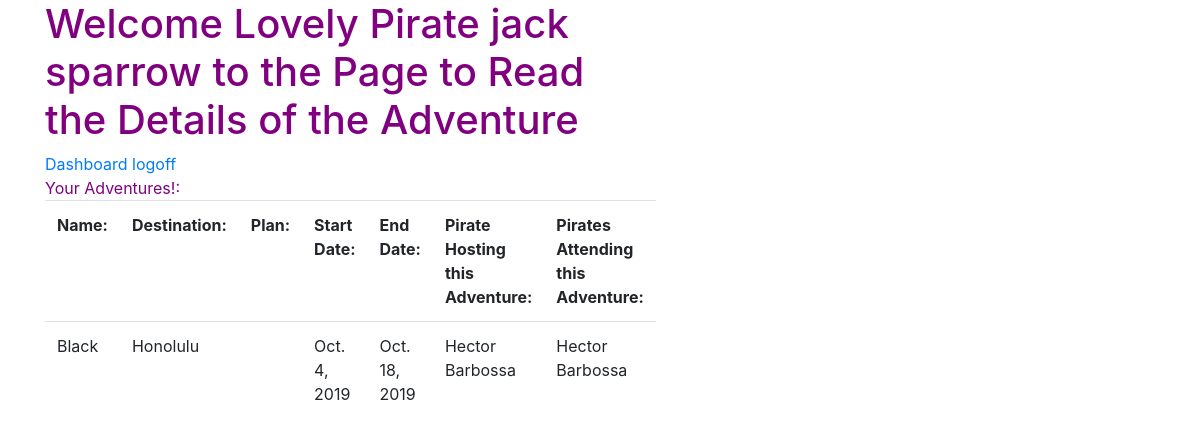
/pirates_adventure/adventures/1 (signed in), run on an earlier commit of the app's database.
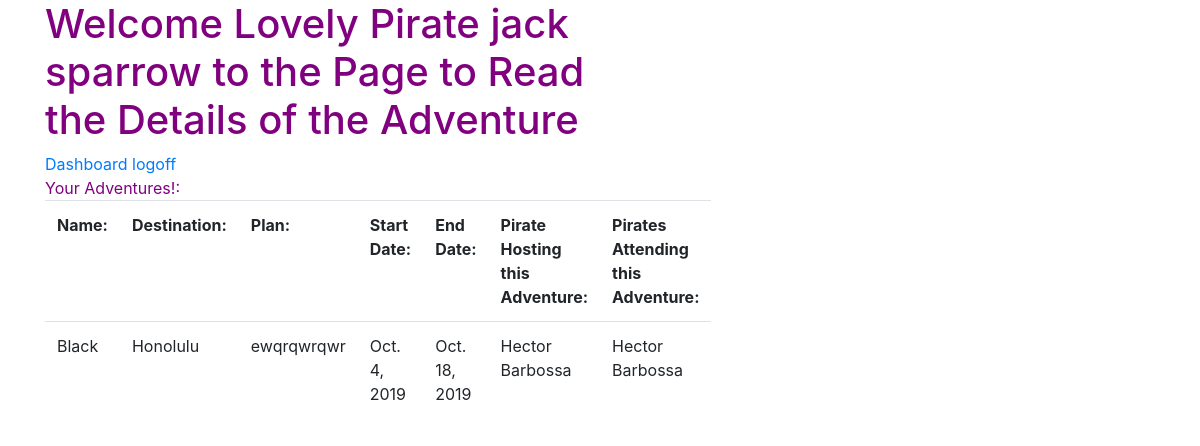
And on a later commit of the database.
### adventure_app/models.py (models this page shows)
class Adventure(models.Model):
    name = models.CharField(max_length=45)
    attending_adventure = models.ManyToManyField(User, related_name="pirates_attending_adventures_list", default = "")
    hosting_adventure = models.ForeignKey(User, related_name="pirates_hosting_adventures_list", default = "")
    destination = models.CharField(max_length = 255)
    start_date = models.DateField()
    end_date = models.DateField()
    plan = models.TextField()
    created_at = models.DateTimeField(auto_now_add=True)
    updated_at = models.DateTimeField(auto_now=True)
    objects = AdventureManager()

### log_reg_adventure_app/models.py (models this page shows)
class User(models.Model):
    first_name = models.CharField(max_length=45)
    last_name = models.CharField(max_length=45)
    alias = models.CharField(max_length=45)
    email = models.CharField(max_length=45)
    password = models.CharField(max_length=255)
    birthday = models.DateField()
    created_at = models.DateTimeField(auto_now_add=True)
    updated_at = models.DateTimeField(auto_now=True)
    objects = LoginManager()

### adventure_app/views.py (the view)
# urls.py: url(r'^adventures/(?P<adventure_id>\d+)$', views.Read),
def Read(request, adventure_id):
    if 'user_id' not in request.session:
        return redirect('/')
    this_pirate_id = request.session["user_id"]
    this_pirate = User.objects.get(id=this_pirate_id)
    this_adventure = Adventure.objects.get(id=adventure_id)
    attend_list = this_adventure.attending_adventure
    host_list = this_adventure.hosting_adventure
    context = {
        'this_pirate_template': this_pirate,
        'this_adv_template': this_adventure,
        'attend_list_template': attend_list,
        'host_list_template': host_list,
    }
    return render(request, "adventure_app/read.html", context)

### adventure_app/templates/adventure_app/read.html (shortened to what this page needs)
<!DOCTYPE html>
<html>
<head>
<link rel="stylesheet" href="https://stackpath.bootstrapcdn.com/bootstrap/4.3.1/css/bootstrap.min.css">
{% load static %}
<link rel="stylesheet" href="{% static 'adventure_app/css/style.css' %}">
</head>
<body>
<div class = "container" >
    <div class = "text_left">
       <div class="row">
           <div class="col-6">
                <h1>Welcome Lovely Pirate {{this_pirate_template.first_name}} {{this_pirate_template.last_name}}  to the Page to Read the Details of the Adventure</h1>
            </div>
       </div>
       <div class="row">
            <div class="col-6">
                    <a href="/pirates_adventure/dashboard">Dashboard</a>
                    <a href= "/logout"> logoff</a>
            </div>
        </div>
    </div>
    <div class = "middle">
        <div class="row">
            <div class="col-6">
                <table class = "table">
                        <th>Name:  </th>
                        <th>Destination:  </th>
                        <th>Plan:  </th>
                        <th>Start Date:  </th>
                        <th>End Date:  </th>
                        <th>Pirate Hosting this Adventure:  </th>
                        <th>Pirates Attending this Adventure:  </th>
                        <tr>
                            <td>{{this_adv_template.name}}</td>
                            <td>{{this_adv_template.destination}}</td>
                            <td>{{this_adv_template.plan}}</td>
                            <td>{{this_adv_template.start_date}}</td>
                            <td>{{this_adv_template.end_date}}</td>
                            <td>{{this_adv_template.hosting_adventure.first_name}}  {{this_adv_template.hosting_adventure.last_name}}</td>
                            <td>{% for b in this_adv_template.attending_adventure.all %}
                                    {{b.first_name}}  {{b.last_name}}
                                {% endfor %}
                            </td>                        </tr>
                     </table>
            </div>
        </div>
    </div>
</div>
</body>
</html>

What changed in the data, as far as the page shows it:
changed Adventure "Black": plan (not shown) → "ewqrqwrqwr"
